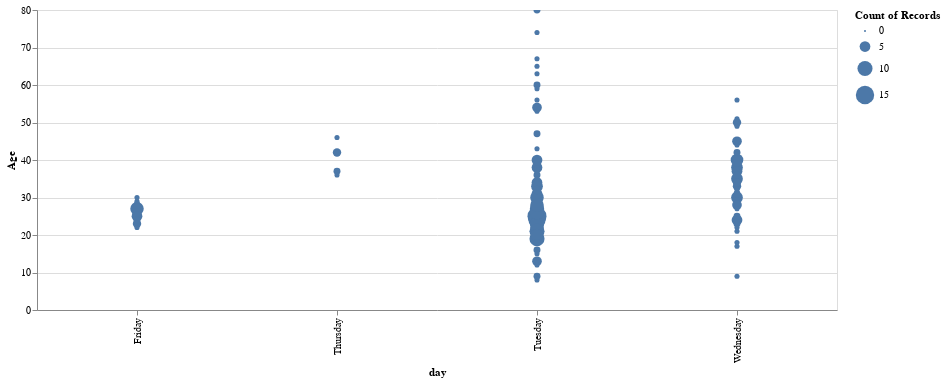

Source (notebook cell):
### Code cell
alt.Chart(df).mark_circle().encode(x='day',y='Age',size='count(Age)').properties(
    width=800,
    height=300).interactive()

### Figure 1 — Vega-Lite specification as saved in the notebook (floating-point values rounded to 4 significant figures; data arrays with more than 128 entries replaced by an {"elided": "..."} marker saying what was removed)
{"config": {"view": {"continuousWidth": 400, "continuousHeight": 300}}, "data": {"name": "data-a220c2d24534b72592c4a2ea99c0ad25"}, "mark": "circle", "encoding": {"size": {"type": "quantitative", "aggregate": "count", "field": "Age"}, "x": {"type": "nominal", "field": "day"}, "y": {"type": "quantitative", "field": "Age"}}, "height": 300, "selection": {"selector001": {"type": "interval", "bind": "scales", "encodings": ["x", "y"]}}, "width": 800, "$schema": "https://vega.github.io/schema/vega-lite/v4.8.1.json", "datasets": {"data-a220c2d24534b72592c4a2ea99c0ad25": {"elided": "288 records"}}}
